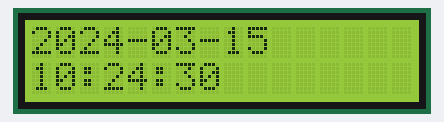
Bench run of a program on a simulated Arduino Uno, built with avr-gcc and run on an emulated ATmega328P. On the bench: 16×2 character LCD. The local clock reads 2024-03-15 10:24:30 at power-on unless the program sets it; what the program prints to the serial monitor is not drawn.

Above: at 0.2 s.
At 4.2 s:
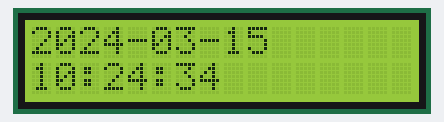
At 9.2 s:
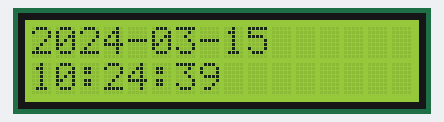
At 19.2 s:
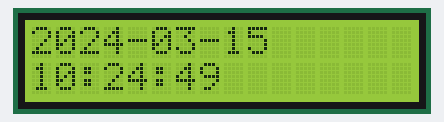
At 28.2 s:
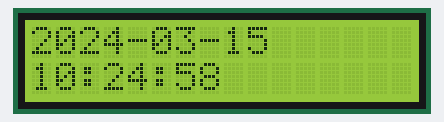
At 38.2 s:
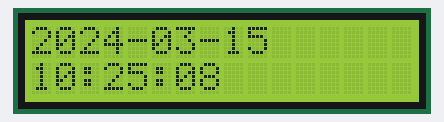

The program:

main.cpp
```cpp
#include <Arduino.h>
#include <Wire.h>
#include <LiquidCrystal_I2C.h>
#include <RTClib.h>

constexpr uint8_t lcdAddress = 0x27;
constexpr unsigned long refreshInterval = 1000;

LiquidCrystal_I2C lcd(lcdAddress, 16, 2);
RTC_DS1307 rtc;

bool lcdReady = false;
bool rtcReady = false;
unsigned long lastRefresh = 0;

void scanI2c() {
  uint8_t found = 0;
  Serial.println(F("Scanning I2C (0x08-0x77)..."));
  for (uint8_t address = 0x08; address <= 0x77; ++address) {
    Wire.beginTransmission(address);
    uint8_t result = Wire.endTransmission();
    if (result == 0) {
      Serial.print(F("Found device at 0x"));
      if (address < 0x10) Serial.print('0');
      Serial.println(address, HEX);
      if (address == lcdAddress) lcdReady = true;
      ++found;
    } else if (result != 2) {
      Serial.print(F("I2C error: "));
      Serial.println(result);
      if (result == 5) break;
    }
  }
  Serial.print(F("Devices found: "));
  Serial.println(found);
}

void showClock() {
  // 读取同一份快照，再拆成年月日和时分秒。
  DateTime now = rtc.now();
  if (!now.isValid()) {
    Serial.println(F("RTC time invalid"));
    if (lcdReady) {
      lcd.setCursor(0, 0);
      lcd.print(F("RTC time invalid"));
      lcd.setCursor(0, 1);
      lcd.print(F("                "));
    }
    return;
  }
  char date[] = "YYYY-MM-DD";
  char time[] = "hh:mm:ss";
  now.toString(date);
  now.toString(time);
  Serial.print(date);
  Serial.print(' ');
  Serial.println(time);
  if (lcdReady) {
    lcd.setCursor(0, 0);
    lcd.print(date);
    lcd.print(F("      "));
    lcd.setCursor(0, 1);
    lcd.print(time);
    lcd.print(F("        "));
  }
}

void setup() {
  Serial.begin(9600);
  Wire.begin();
  Wire.setClock(100000);
  Wire.setWireTimeout(25000, true);
  scanI2c();

  if (lcdReady) {
    lcd.init();
    lcd.backlight();
  }

  if (!rtc.begin()) {
    Serial.println(F("RTC not found"));
    if (lcdReady) lcd.print(F("RTC not found"));
    return;
  }
  if (!rtc.isrunning()) {
    Serial.println(F("RTC stopped"));
    if (lcdReady) lcd.print(F("RTC stopped"));
    return;
  }

  rtcReady = true;
  showClock();
  lastRefresh = millis();
}

void loop() {
  unsigned long now = millis();
  if (rtcReady && now - lastRefresh >= refreshInterval) {
    lastRefresh = now;
    showClock();
  }
}
```

Measured:
- what the display in image 1 shows lasts 1.0 s, from 4.2 s to 5.2 s
